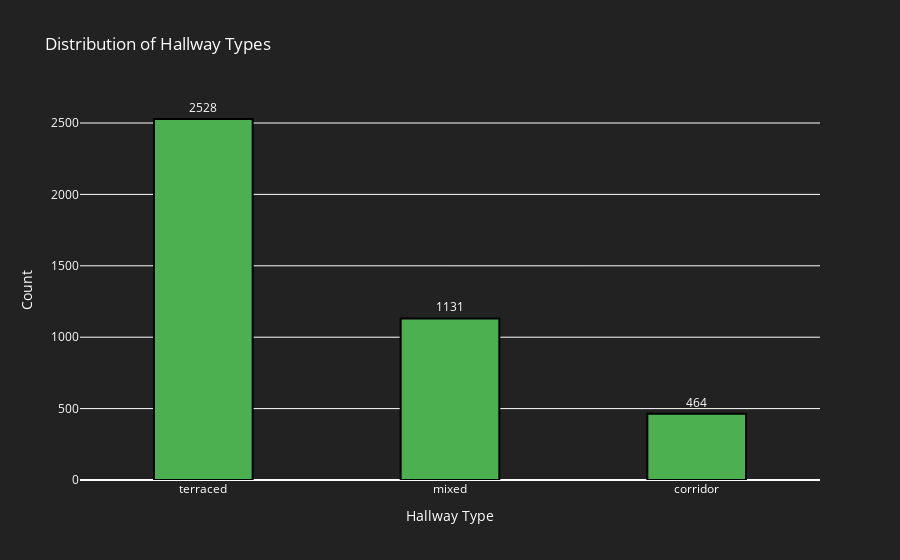
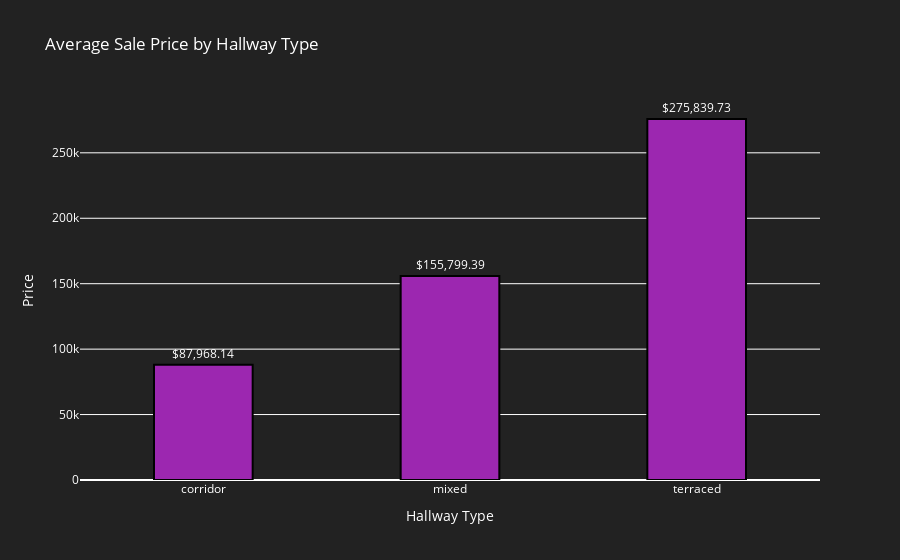

Source (notebook cell) for these figures, in order:
### Markdown cell above
# Exploratory Data Analysis

### Code cell
# 1. Distribution of Hallway Types and their Relation to Sale Prices
def plot_hallway_types(df):
    hallway_types = df['HallwayType'].value_counts()
    hallway_prices = df.groupby('HallwayType')['SalePrice'].mean()

    formatted_hallway_prices = ['$' + f'{value:,.2f}' for value in hallway_prices.values]

    fig1 = go.Figure(data=[go.Bar(
        x=hallway_types.index,
        y=hallway_types.values,
        marker_color='rgb(76, 175, 80)',
        text=hallway_types.values,
        textposition='outside',
        width=0.4,
        marker=dict(line=dict(width=2, color='rgba(0,0,0,1)'), opacity=1)
    )])
    fig1.update_layout(
        title='Distribution of Hallway Types',
        xaxis_title='Hallway Type',
        yaxis_title='Count',
        plot_bgcolor='rgba(34, 34, 34, 1)',
        paper_bgcolor='rgba(34, 34, 34, 1)',
        font=dict(color='white')
    )

    fig2 = go.Figure(data=[go.Bar(
        x=hallway_prices.index,
        y=hallway_prices.values,
        marker_color='rgb(156, 39, 176)',
        text=formatted_hallway_prices,
        textposition='outside',
        width=0.4,
        marker=dict(line=dict(width=2, color='rgba(0,0,0,1)'), opacity=1)
    )])
    fig2.update_layout(
        title='Average Sale Price by Hallway Type',
        xaxis_title='Hallway Type',
        yaxis_title='Price',
        plot_bgcolor='rgba(34, 34, 34, 1)',
        paper_bgcolor='rgba(34, 34, 34, 1)',
        font=dict(color='white')
    )

    fig1.show()
    fig2.show()

plot_hallway_types(df)

### Figure 1 — Plotly figure (JSON) as saved in the notebook; plotly's stock layout.template omitted (floating-point values rounded to 4 significant figures)
{"data": [{"marker": {"color": "rgb(76, 175, 80)", "line": {"color": "rgba(0,0,0,1)", "width": 2}, "opacity": 1}, "text": [2528, 1131, 464], "textposition": "outside", "type": "bar", "width": 0.4, "x": ["terraced", "mixed", "corridor"], "y": [2528, 1131, 464]}], "layout": {"font": {"color": "white"}, "paper_bgcolor": "rgba(34, 34, 34, 1)", "plot_bgcolor": "rgba(34, 34, 34, 1)", "title": {"text": "Distribution of Hallway Types"}, "xaxis": {"title": {"text": "Hallway Type"}}, "yaxis": {"title": {"text": "Count"}}}}

### Figure 2 — Plotly figure (JSON) as saved in the notebook; plotly's stock layout.template omitted (floating-point values rounded to 4 significant figures)
{"data": [{"marker": {"color": "rgb(156, 39, 176)", "line": {"color": "rgba(0,0,0,1)", "width": 2}, "opacity": 1}, "text": ["$87,968.14", "$155,799.39", "$275,839.73"], "textposition": "outside", "type": "bar", "width": 0.4, "x": ["corridor", "mixed", "terraced"], "y": [87970.0, 155800.0, 275800.0]}], "layout": {"font": {"color": "white"}, "paper_bgcolor": "rgba(34, 34, 34, 1)", "plot_bgcolor": "rgba(34, 34, 34, 1)", "title": {"text": "Average Sale Price by Hallway Type"}, "xaxis": {"title": {"text": "Hallway Type"}}, "yaxis": {"title": {"text": "Price"}}}}
